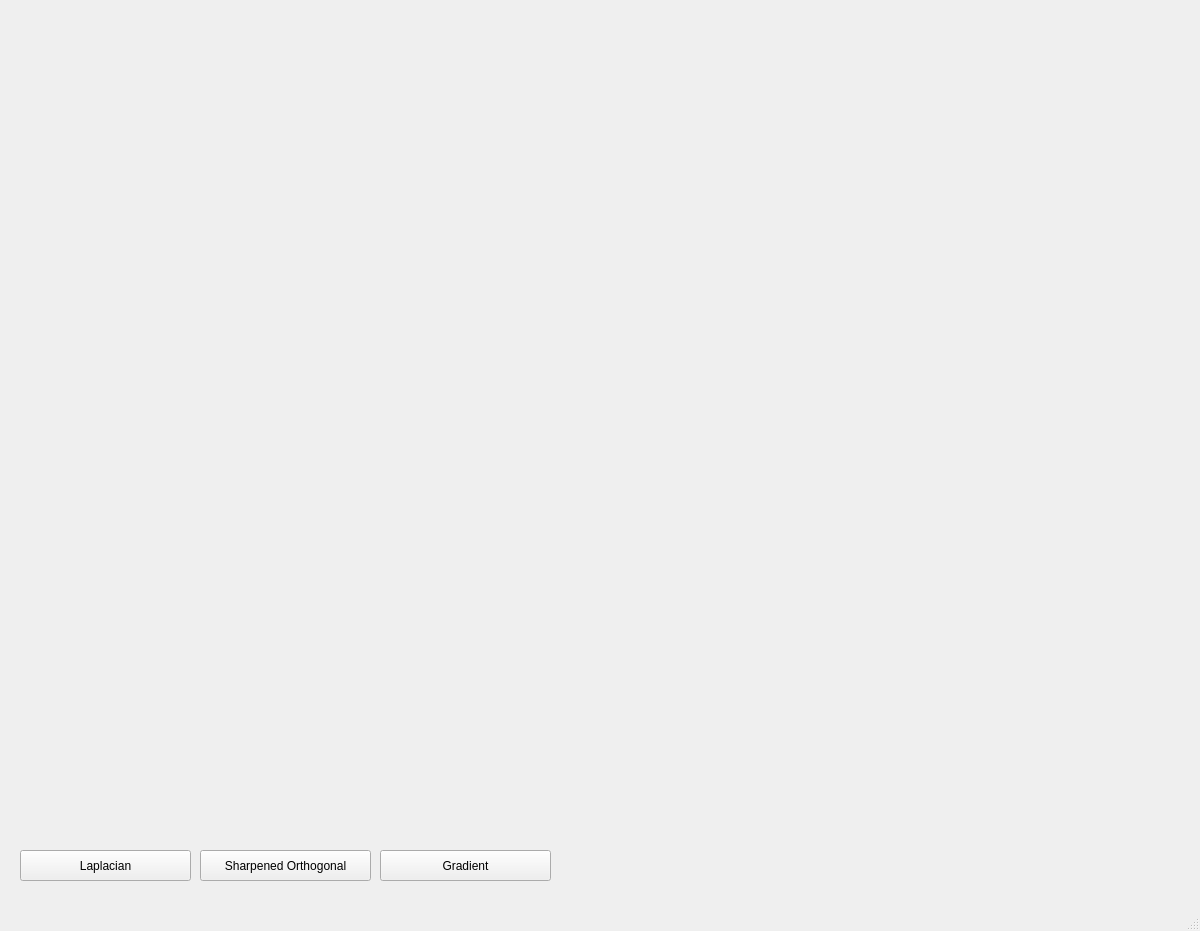
<?xml version="1.0" encoding="UTF-8"?>
<ui version="4.0">
 <class>MainWindow</class>
 <widget class="QMainWindow" name="MainWindow">
  <property name="geometry">
   <rect>
    <x>0</x>
    <y>0</y>
    <width>1200</width>
    <height>931</height>
   </rect>
  </property>
  <property name="windowTitle">
   <string>MainWindow</string>
  </property>
  <widget class="QWidget" name="centralwidget">
   <widget class="QWidget" name="gridLayoutWidget">
    <property name="geometry">
     <rect>
      <x>20</x>
      <y>20</y>
      <width>1161</width>
      <height>821</height>
     </rect>
    </property>
    <layout class="QGridLayout" name="gridLayout">
     <item row="0" column="0">
      <widget class="QLabel" name="display1">
       <property name="text">
        <string/>
       </property>
      </widget>
     </item>
     <item row="0" column="1">
      <widget class="QLabel" name="display2">
       <property name="text">
        <string/>
       </property>
      </widget>
     </item>
     <item row="1" column="0">
      <widget class="QLabel" name="display3">
       <property name="text">
        <string/>
       </property>
      </widget>
     </item>
     <item row="1" column="1">
      <widget class="QLabel" name="display4">
       <property name="text">
        <string/>
       </property>
      </widget>
     </item>
    </layout>
   </widget>
   <widget class="QPushButton" name="pushButton">
    <property name="geometry">
     <rect>
      <x>20</x>
      <y>850</y>
      <width>171</width>
      <height>31</height>
     </rect>
    </property>
    <property name="text">
     <string>Laplacian</string>
    </property>
   </widget>
   <widget class="QPushButton" name="pushButton_2">
    <property name="geometry">
     <rect>
      <x>200</x>
      <y>850</y>
      <width>171</width>
      <height>31</height>
     </rect>
    </property>
    <property name="text">
     <string>Sharpened Orthogonal</string>
    </property>
   </widget>
   <widget class="QPushButton" name="pushButton_3">
    <property name="geometry">
     <rect>
      <x>380</x>
      <y>850</y>
      <width>171</width>
      <height>31</height>
     </rect>
    </property>
    <property name="text">
     <string>Gradient</string>
    </property>
   </widget>
  </widget>
  <widget class="QMenuBar" name="menubar">
   <property name="geometry">
    <rect>
     <x>0</x>
     <y>0</y>
     <width>1200</width>
     <height>25</height>
    </rect>
   </property>
  </widget>
  <widget class="QStatusBar" name="statusbar"/>
 </widget>
 <resources/>
 <connections/>
</ui>
